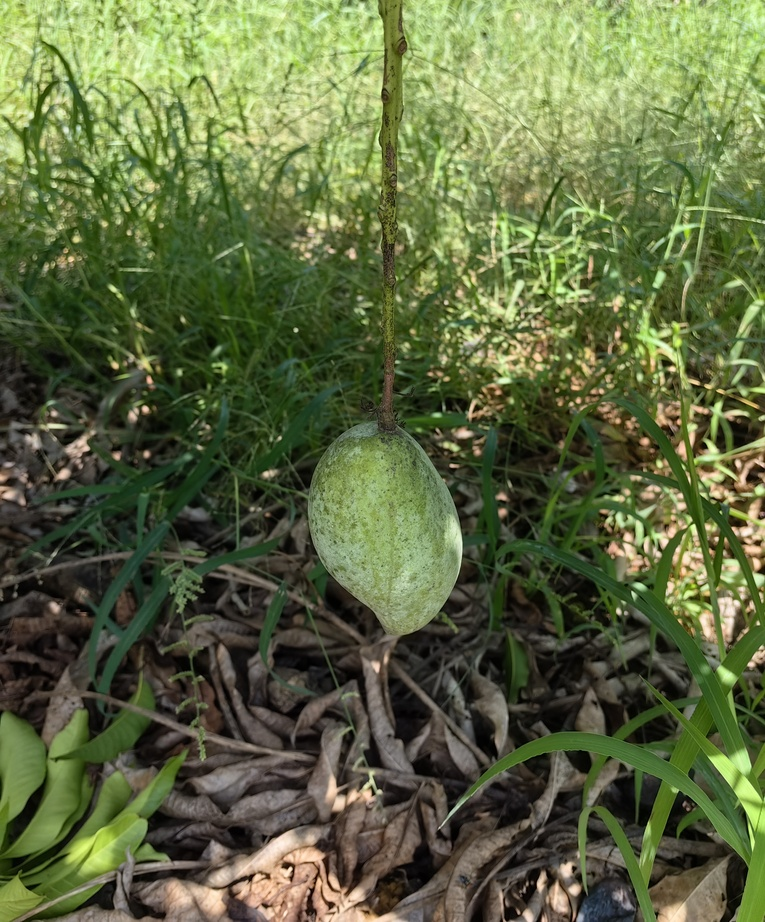
#> input picture test_image/alone_0001.jpg, 765 x 922 px, shrunk from 3072 x 3705 before the run; its folder holds only this picture in this run
$ python -i step2_picking.py   (imports and definitions only)
#> lines starting #> are read from the running program, lines starting #| are printed output that depends on the picture
from PIL import Image
import cv2
import numpy as np
from skimage import morphology
import os
from openpyxl import Workbook
import pandas as pd
from openpyxl import load_workbook
from openpyxl.utils import get_column_letter

import subprocess

# [80 lines left out: functions find_blue_extremes, find_blue_path, draw_blue_path, find_largest_contour, not called in this run]
def process_and_apply_morphology(input_image_path):
    # 读取图片，保留透明度
#> called with input_image_path = 'test_image/alone_0001.jpg'
    input_image = cv2.imread(input_image_path, cv2.IMREAD_GRAYSCALE)
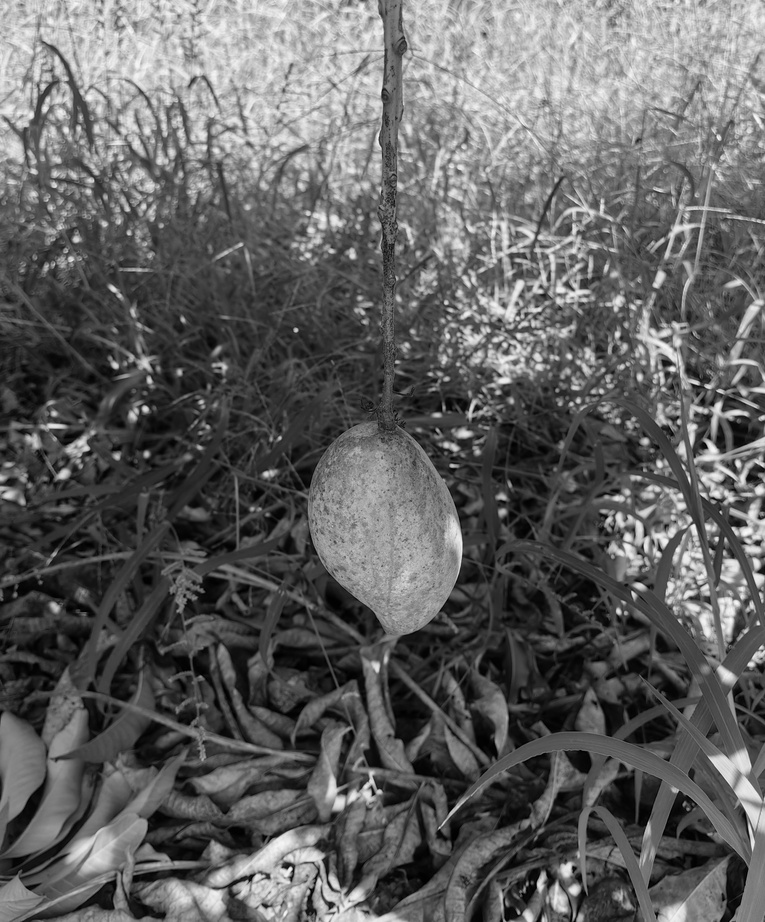
#> input_image: shape (922, 765); min 0, max 251, mean 98

    # 第一步：检查是否存在白色区域，如果没有直接返回None
    if not np.any(input_image == 255):
        return None

    # 找到最大的白色连通区域并消除其他白色连通区域
    white_mask = (input_image == 255).astype(np.uint8)
    max_white_contour = find_largest_contour(white_mask)

    result_image_1 = np.zeros_like(input_image)
    if max_white_contour is not None:
        cv2.drawContours(result_image_1, [max_white_contour], -1, 255, thickness=cv2.FILLED)

        # 将其他白色连通区域消除
        input_image = cv2.bitwise_and(input_image, result_image_1)

        # 第二步：保留与边界相接触的黑色连通区域，其他转为白色
        black_mask = (input_image == 0).astype(np.uint8)
        contours, _ = cv2.findContours(black_mask, cv2.RETR_EXTERNAL, cv2.CHAIN_APPROX_SIMPLE)

        result_image_2 = np.ones_like(input_image) * 255  # 初始化为白色图像
        for contour in contours:
            # 检查轮廓是否与图像边界相接触
            if any(point[0][0] == 0 or point[0][1] == 0 or point[0][0] == input_image.shape[1]-1 or point[0][1] == input_image.shape[0]-1 for point in contour):
                cv2.drawContours(result_image_2, [contour], -1, 0, thickness=cv2.FILLED)

        # 第三步：对图片进行闭运算
        kernel = np.ones((7, 7), np.uint8)
        result_image_3 = cv2.morphologyEx(result_image_2, cv2.MORPH_CLOSE, kernel)

        # 读取灰度图像
        gray_image = result_image_3

        # 使用自适应阈值二值化，确保输入图像是二值图像
        _, binary_image = cv2.threshold(gray_image, 128, 255, cv2.THRESH_BINARY)

        # 进行骨架化
        skeleton_image = morphology.skeletonize(binary_image > 0)

        # 将布尔值图像转换为8位灰度图像
        skeleton_image = skeleton_image.astype(np.uint8) * 255

        # 阈值化图像以提取白色区域
        _, white_image = cv2.threshold(gray_image, 200, 255, cv2.THRESH_BINARY)

        # 查找轮廓
        contours, _ = cv2.findContours(white_image, cv2.RETR_EXTERNAL, cv2.CHAIN_APPROX_SIMPLE)

        # 创建一个三通道彩色图像（RGB），大小和原图一样，背景为黑色
        output_image = np.zeros_like(result_image_3)

        # 将骨架线的坐标在新图像上用蓝色像素点表示出来，蓝色的值为 (255, 0, 0)
        blue_channel = np.zeros_like(input_image)
        blue_channel[skeleton_image == 255] = 255

        output_image = cv2.merge((blue_channel, np.zeros_like(input_image), np.zeros_like(input_image)))

        output_image[skeleton_image == 255] = (255, 0, 0)

        # 找到蓝色像素的最低和最高点
        extremes = find_blue_extremes(output_image)
        # 如果找到了，计算最短路径
        if extremes:
            start, end = extremes
            path = find_blue_path(output_image, start, end)
        # 否则，路径为空
        else:
            path = None
        # 生成一张彩色图像，将最短路径用红色像素表示
        output_image = draw_blue_path(output_image, path)

        # 读取图片并转换为灰度图
        image = output_image
        gray = cv2.cvtColor(image, cv2.COLOR_BGR2GRAY)

        # 创建一个掩膜，只保留白色的像素
        mask = cv2.inRange(gray, 255, 255)

        # 找到掩膜中的所有非零像素的坐标
        coords = np.nonzero(mask)

        # 如果没有找到白色像素，就返回None
        if len(coords[0]) == 0 or len(coords[1]) == 0:
            return None

        # 找到最高的白色像素点的坐标
        max_row = np.min(coords[0])
        max_col = coords[1][np.argmin(coords[0])]

        # 找到最低的白色像素点的坐标
        min_row = np.max(coords[0])
        min_col = coords[1][np.argmax(coords[0])]


        mid_row = ( min_row + max_row) // 2
        mid_col = coords[1][np.argmin(np.abs(coords[0] - mid_row))]

        # 返回目标点的坐标
        return mid_col, input_image.shape[0]-mid_row  # 调整坐标顺序为(x, y)即水平方向向右为正，垂直方向向下为正

    # 如果没有白色区域，返回None
    return None


# [26 lines left out: functions positioning_picking_point, create_empty_excel_file, not called in this run]

def create_directory_if_not_exists(directory_path):

    os.makedirs(directory_path, exist_ok=True)

>>> result = process_and_apply_morphology('test_image/alone_0001.jpg')
